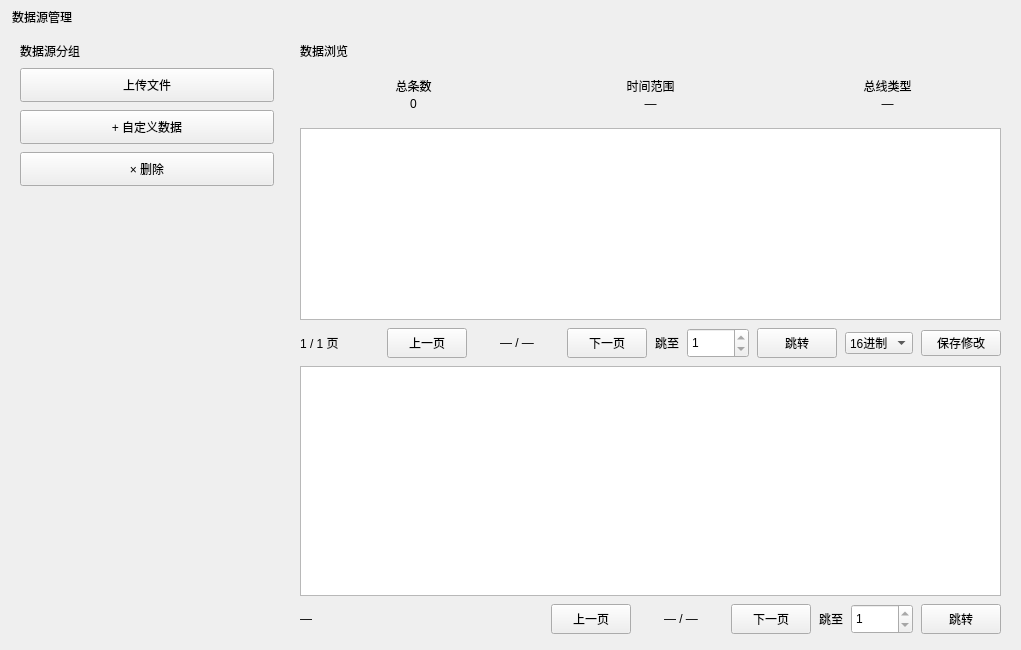
<?xml version="1.0" encoding="UTF-8"?>
<ui version="4.0">
 <class>wid_datasource</class>
 <widget class="QWidget" name="wid_datasource">
  <layout class="QVBoxLayout" name="rootLayout">
   <property name="spacing">
    <number>8</number>
   </property>
   <property name="leftMargin">
    <number>12</number>
   </property>
   <property name="topMargin">
    <number>8</number>
   </property>
   <property name="rightMargin">
    <number>12</number>
   </property>
   <property name="bottomMargin">
    <number>8</number>
   </property>
   <item>
    <widget class="QLabel" name="pageTitle">
     <property name="text">
      <string>数据源管理</string>
     </property>
    </widget>
   </item>
   <item>
    <layout class="QHBoxLayout" name="mainLayout">
     <property name="spacing">
      <number>10</number>
     </property>
     <item>
      <widget class="QFrame" name="sourceGroupPanel">
       <property name="minimumSize">
        <size>
         <width>270</width>
         <height>0</height>
        </size>
       </property>
       <property name="maximumSize">
        <size>
         <width>300</width>
         <height>16777215</height>
        </size>
       </property>
       <layout class="QVBoxLayout" name="sourceGroupLayout">
        <property name="spacing">
         <number>8</number>
        </property>
        <property name="leftMargin">
         <number>8</number>
        </property>
        <property name="topMargin">
         <number>8</number>
        </property>
        <property name="rightMargin">
         <number>8</number>
        </property>
        <property name="bottomMargin">
         <number>8</number>
        </property>
        <item>
         <widget class="QLabel" name="groupTitle">
          <property name="text">
           <string>数据源分组</string>
          </property>
         </widget>
        </item>
        <item>
         <widget class="QPushButton" name="uploadButton">
          <property name="minimumSize">
           <size>
            <width>0</width>
            <height>34</height>
           </size>
          </property>
          <property name="text">
           <string>上传文件</string>
          </property>
         </widget>
        </item>
        <item>
         <widget class="QPushButton" name="customButton">
          <property name="minimumSize">
           <size>
            <width>0</width>
            <height>34</height>
           </size>
          </property>
          <property name="text">
           <string>+ 自定义数据</string>
          </property>
         </widget>
        </item>
        <item>
         <widget class="QPushButton" name="deleteButton">
          <property name="minimumSize">
           <size>
            <width>0</width>
            <height>34</height>
           </size>
          </property>
          <property name="text">
           <string>× 删除</string>
          </property>
         </widget>
        </item>
        <item>
         <spacer name="groupSpacer">
          <property name="orientation">
           <enum>Qt::Vertical</enum>
          </property>
          <property name="sizeHint" stdset="0">
           <size>
            <width>20</width>
            <height>40</height>
           </size>
          </property>
         </spacer>
        </item>
       </layout>
      </widget>
     </item>
     <item>
      <widget class="QFrame" name="browserPanel">
       <layout class="QVBoxLayout" name="browserLayout">
        <property name="spacing">
         <number>8</number>
        </property>
        <property name="leftMargin">
         <number>8</number>
        </property>
        <property name="topMargin">
         <number>8</number>
        </property>
        <property name="rightMargin">
         <number>8</number>
        </property>
        <property name="bottomMargin">
         <number>8</number>
        </property>
        <item>
         <widget class="QLabel" name="browserTitle">
          <property name="text">
           <string>数据浏览</string>
          </property>
         </widget>
        </item>
        <item>
         <layout class="QHBoxLayout" name="summaryLayout">
          <property name="spacing">
           <number>10</number>
          </property>
          <item>
           <widget class="QFrame" name="countCard">
            <layout class="QVBoxLayout" name="countLayout">
             <property name="spacing">
              <number>2</number>
             </property>
             <item>
              <widget class="QLabel" name="countTitle">
               <property name="text">
                <string>总条数</string>
               </property>
               <property name="alignment">
                <set>Qt::AlignCenter</set>
               </property>
              </widget>
             </item>
             <item>
              <widget class="QLabel" name="recordCountValue">
               <property name="text">
                <string>0</string>
               </property>
               <property name="alignment">
                <set>Qt::AlignCenter</set>
               </property>
              </widget>
             </item>
            </layout>
           </widget>
          </item>
          <item>
           <widget class="QFrame" name="timeCard">
            <layout class="QVBoxLayout" name="timeLayout">
             <property name="spacing">
              <number>2</number>
             </property>
             <item>
              <widget class="QLabel" name="timeTitle">
               <property name="text">
                <string>时间范围</string>
               </property>
               <property name="alignment">
                <set>Qt::AlignCenter</set>
               </property>
              </widget>
             </item>
             <item>
              <widget class="QLabel" name="timeRangeValue">
               <property name="text">
                <string>—</string>
               </property>
               <property name="alignment">
                <set>Qt::AlignCenter</set>
               </property>
              </widget>
             </item>
            </layout>
           </widget>
          </item>
          <item>
           <widget class="QFrame" name="busCard">
            <layout class="QVBoxLayout" name="busLayout">
             <property name="spacing">
              <number>2</number>
             </property>
             <item>
              <widget class="QLabel" name="busTitle">
               <property name="text">
                <string>总线类型</string>
               </property>
               <property name="alignment">
                <set>Qt::AlignCenter</set>
               </property>
              </widget>
             </item>
             <item>
              <widget class="QLabel" name="busTypesValue">
               <property name="text">
                <string>—</string>
               </property>
               <property name="alignment">
                <set>Qt::AlignCenter</set>
               </property>
              </widget>
             </item>
            </layout>
           </widget>
          </item>
         </layout>
        </item>
        <item>
         <widget class="QTableWidget" name="dataSourceTable"/>
        </item>
        <item>
         <layout class="QHBoxLayout" name="pageLayout">
          <item>
           <widget class="QLabel" name="pageInfoLabel">
            <property name="text">
             <string>1 / 1 页</string>
            </property>
           </widget>
          </item>
          <item>
           <spacer name="pageSpacer">
            <property name="orientation">
             <enum>Qt::Horizontal</enum>
            </property>
            <property name="sizeHint" stdset="0">
             <size>
              <width>40</width>
              <height>20</height>
             </size>
            </property>
           </spacer>
          </item>
          <item>
           <widget class="QPushButton" name="sourcePrevButton">
            <property name="minimumSize">
             <size>
              <width>72</width>
              <height>30</height>
             </size>
            </property>
            <property name="text">
             <string>上一页</string>
            </property>
           </widget>
          </item>
          <item>
           <widget class="QLabel" name="sourcePageLabel">
            <property name="minimumSize">
             <size>
              <width>84</width>
              <height>0</height>
             </size>
            </property>
            <property name="text">
             <string>— / —</string>
            </property>
            <property name="alignment">
             <set>Qt::AlignCenter</set>
            </property>
           </widget>
          </item>
          <item>
           <widget class="QPushButton" name="sourceNextButton">
            <property name="minimumSize">
             <size>
              <width>72</width>
              <height>30</height>
             </size>
            </property>
            <property name="text">
             <string>下一页</string>
            </property>
           </widget>
          </item>
          <item>
           <widget class="QLabel" name="sourceJumpLabel">
            <property name="text">
             <string>跳至</string>
            </property>
           </widget>
          </item>
          <item>
           <widget class="QSpinBox" name="sourceJumpSpinBox">
            <property name="minimumSize">
             <size>
              <width>62</width>
              <height>30</height>
             </size>
            </property>
            <property name="minimum">
             <number>1</number>
            </property>
            <property name="maximum">
             <number>1</number>
            </property>
           </widget>
          </item>
          <item>
           <widget class="QPushButton" name="sourceJumpButton">
            <property name="minimumSize">
             <size>
              <width>58</width>
              <height>30</height>
             </size>
            </property>
            <property name="text">
             <string>跳转</string>
            </property>
           </widget>
          </item>
          <item>
           <widget class="QComboBox" name="displayBaseCombo">
            <item>
             <property name="text">
              <string>16进制</string>
             </property>
            </item>
            <item>
             <property name="text">
              <string>10进制</string>
             </property>
            </item>
           </widget>
          </item>
          <item>
           <widget class="QPushButton" name="saveDataButton">
            <property name="text">
             <string>保存修改</string>
            </property>
           </widget>
          </item>
         </layout>
        </item>
        <item>
         <widget class="QTableWidget" name="dataSourceHexTable">
          <property name="minimumSize">
           <size>
            <width>0</width>
            <height>230</height>
           </size>
          </property>
         </widget>
        </item>
        <item>
         <layout class="QHBoxLayout" name="hexPageLayout">
          <item>
           <widget class="QLabel" name="hexPageInfoLabel">
            <property name="text">
             <string>—</string>
            </property>
           </widget>
          </item>
          <item>
           <spacer name="hexPageSpacer">
            <property name="orientation">
             <enum>Qt::Horizontal</enum>
            </property>
            <property name="sizeHint" stdset="0">
             <size>
              <width>40</width>
              <height>20</height>
             </size>
            </property>
           </spacer>
          </item>
          <item>
           <widget class="QPushButton" name="hexPrevButton">
            <property name="minimumSize">
             <size>
              <width>72</width>
              <height>30</height>
             </size>
            </property>
            <property name="text">
             <string>上一页</string>
            </property>
           </widget>
          </item>
          <item>
           <widget class="QLabel" name="hexPageLabel">
            <property name="minimumSize">
             <size>
              <width>84</width>
              <height>0</height>
             </size>
            </property>
            <property name="text">
             <string>— / —</string>
            </property>
            <property name="alignment">
             <set>Qt::AlignCenter</set>
            </property>
           </widget>
          </item>
          <item>
           <widget class="QPushButton" name="hexNextButton">
            <property name="minimumSize">
             <size>
              <width>72</width>
              <height>30</height>
             </size>
            </property>
            <property name="text">
             <string>下一页</string>
            </property>
           </widget>
          </item>
          <item>
           <widget class="QLabel" name="hexJumpLabel">
            <property name="text">
             <string>跳至</string>
            </property>
           </widget>
          </item>
          <item>
           <widget class="QSpinBox" name="hexJumpSpinBox">
            <property name="minimumSize">
             <size>
              <width>62</width>
              <height>30</height>
             </size>
            </property>
            <property name="minimum">
             <number>1</number>
            </property>
            <property name="maximum">
             <number>1</number>
            </property>
           </widget>
          </item>
          <item>
           <widget class="QPushButton" name="hexJumpButton">
            <property name="minimumSize">
             <size>
              <width>58</width>
              <height>30</height>
             </size>
            </property>
            <property name="text">
             <string>跳转</string>
            </property>
           </widget>
          </item>
         </layout>
        </item>
       </layout>
      </widget>
     </item>
    </layout>
   </item>
  </layout>
 </widget>
 <resources/>
 <connections/>
</ui>
